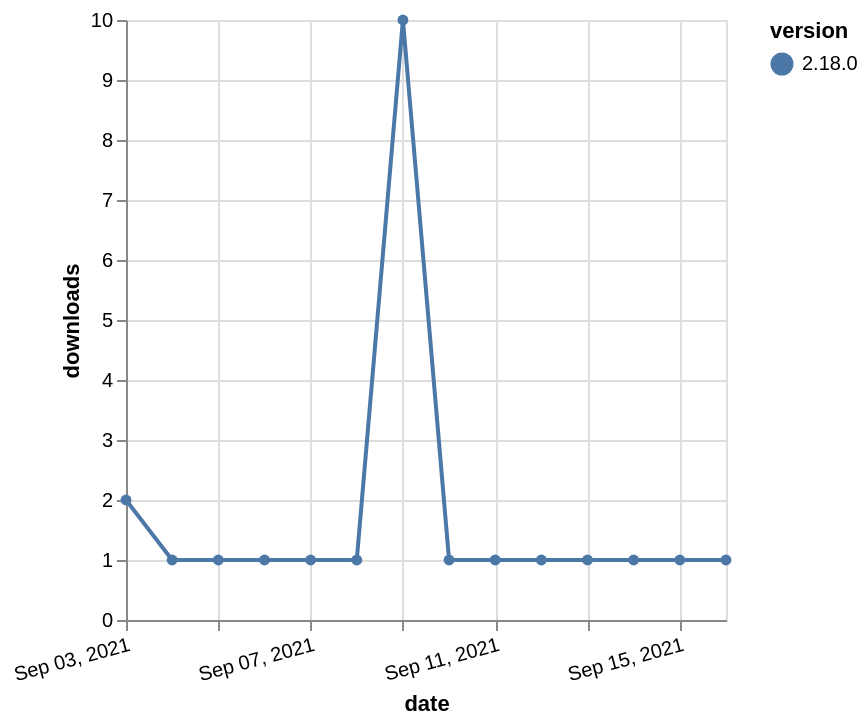

The specification (Vega-Lite) saved for this image:
### Vega-Lite specification from a JSON file in a GitHub repository (floating-point values rounded to 4 significant figures)
{"$schema": "https://vega.github.io/schema/vega-lite/v5.json", "description": "A simple bar chart with embedded data.", "data": {"values": [{"date": "2021-09-03", "total": 507, "delta": 2, "version": "2.18.0"}, {"date": "2021-09-04", "total": 508, "delta": 1, "version": "2.18.0"}, {"date": "2021-09-05", "total": 509, "delta": 1, "version": "2.18.0"}, {"date": "2021-09-06", "total": 510, "delta": 1, "version": "2.18.0"}, {"date": "2021-09-07", "total": 511, "delta": 1, "version": "2.18.0"}, {"date": "2021-09-08", "total": 512, "delta": 1, "version": "2.18.0"}, {"date": "2021-09-09", "total": 522, "delta": 10, "version": "2.18.0"}, {"date": "2021-09-10", "total": 523, "delta": 1, "version": "2.18.0"}, {"date": "2021-09-11", "total": 524, "delta": 1, "version": "2.18.0"}, {"date": "2021-09-12", "total": 525, "delta": 1, "version": "2.18.0"}, {"date": "2021-09-13", "total": 526, "delta": 1, "version": "2.18.0"}, {"date": "2021-09-14", "total": 527, "delta": 1, "version": "2.18.0"}, {"date": "2021-09-15", "total": 528, "delta": 1, "version": "2.18.0"}, {"date": "2021-09-16", "total": 529, "delta": 1, "version": "2.18.0"}]}, "width": "container", "mark": {"type": "line", "point": {"filled": true}}, "encoding": {"x": {"field": "date", "type": "temporal", "timeUnit": "yearmonthdate", "title": "date", "axis": {"labelAngle": -15}}, "y": {"field": "delta", "type": "quantitative", "title": "downloads"}, "color": {"field": "version", "type": "nominal"}, "tooltip": {"field": "delta"}}}
